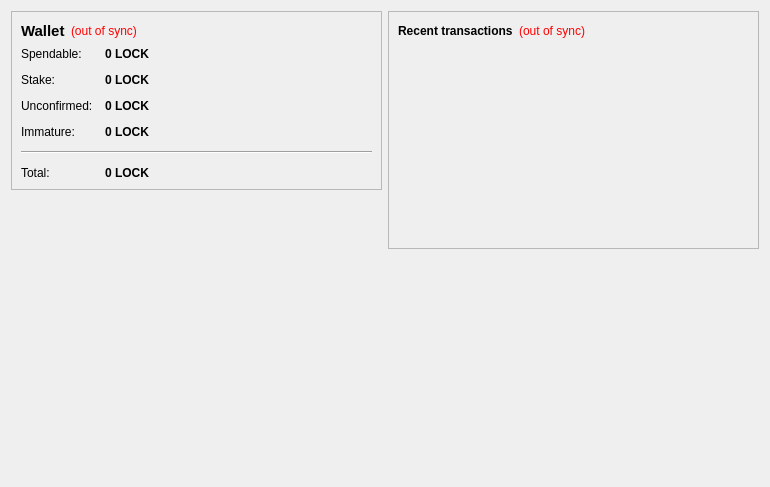
<?xml version="1.0" encoding="UTF-8"?>
<ui version="4.0">
 <class>OverviewPage</class>
 <widget class="QWidget" name="OverviewPage">
  <property name="geometry">
   <rect>
    <x>0</x>
    <y>0</y>
    <width>770</width>
    <height>487</height>
   </rect>
  </property>
  <property name="windowTitle">
   <string>Form</string>
  </property>
  <layout class="QHBoxLayout" name="horizontalLayout" stretch="1,1">
   <item>
    <layout class="QVBoxLayout" name="verticalLayout_2">
     <item>
      <widget class="QFrame" name="frame">
       <property name="frameShape">
        <enum>QFrame::StyledPanel</enum>
       </property>
       <property name="frameShadow">
        <enum>QFrame::Raised</enum>
       </property>
       <layout class="QVBoxLayout" name="verticalLayout_4">
        <item>
         <layout class="QHBoxLayout" name="horizontalLayout_4">
          <item>
           <widget class="QLabel" name="label_5">
            <property name="font">
             <font>
              <pointsize>11</pointsize>
              <weight>75</weight>
              <bold>true</bold>
             </font>
            </property>
            <property name="text">
             <string>Wallet</string>
            </property>
           </widget>
          </item>
          <item>
           <widget class="QLabel" name="labelWalletStatus">
            <property name="toolTip">
             <string>The displayed information may be out of date. Your wallet automatically synchronizes with the LockCoin network after a connection is established, but this process has not completed yet.</string>
            </property>
            <property name="styleSheet">
             <string notr="true">QLabel { color: red; }</string>
            </property>
            <property name="text">
             <string notr="true">(out of sync)</string>
            </property>
            <property name="alignment">
             <set>Qt::AlignLeading|Qt::AlignLeft|Qt::AlignVCenter</set>
            </property>
           </widget>
          </item>
          <item>
           <spacer name="horizontalSpacer_2">
            <property name="orientation">
             <enum>Qt::Horizontal</enum>
            </property>
            <property name="sizeHint" stdset="0">
             <size>
              <width>40</width>
              <height>20</height>
             </size>
            </property>
           </spacer>
          </item>
         </layout>
        </item>
        <item>
         <layout class="QFormLayout" name="formLayout_2">
          <property name="fieldGrowthPolicy">
           <enum>QFormLayout::AllNonFixedFieldsGrow</enum>
          </property>
          <property name="horizontalSpacing">
           <number>12</number>
          </property>
          <property name="verticalSpacing">
           <number>12</number>
          </property>
          <item row="0" column="0">
           <widget class="QLabel" name="label">
            <property name="text">
             <string>Spendable:</string>
            </property>
           </widget>
          </item>
          <item row="0" column="1">
           <widget class="QLabel" name="labelBalance">
            <property name="font">
             <font>
              <weight>75</weight>
              <bold>true</bold>
             </font>
            </property>
            <property name="cursor">
             <cursorShape>IBeamCursor</cursorShape>
            </property>
            <property name="toolTip">
             <string>Your current spendable balance</string>
            </property>
            <property name="text">
             <string notr="true">0 LOCK</string>
            </property>
            <property name="textInteractionFlags">
             <set>Qt::LinksAccessibleByMouse|Qt::TextSelectableByKeyboard|Qt::TextSelectableByMouse</set>
            </property>
           </widget>
          </item>
          <item row="1" column="0">
           <widget class="QLabel" name="label_6">
            <property name="text">
             <string>Stake:</string>
            </property>
           </widget>
          </item>
          <item row="1" column="1">
           <widget class="QLabel" name="labelStake">
            <property name="font">
             <font>
              <weight>75</weight>
              <bold>true</bold>
             </font>
            </property>
            <property name="cursor">
             <cursorShape>IBeamCursor</cursorShape>
            </property>
            <property name="toolTip">
             <string>Total of coins that was staked, and do not yet count toward the current balance</string>
            </property>
            <property name="text">
             <string notr="true">0 LOCK</string>
            </property>
            <property name="textInteractionFlags">
             <set>Qt::LinksAccessibleByMouse|Qt::TextSelectableByKeyboard|Qt::TextSelectableByMouse</set>
            </property>
           </widget>
          </item>
          <item row="2" column="0">
           <widget class="QLabel" name="label_3">
            <property name="text">
             <string>Unconfirmed:</string>
            </property>
           </widget>
          </item>
          <item row="2" column="1">
           <widget class="QLabel" name="labelUnconfirmed">
            <property name="font">
             <font>
              <weight>75</weight>
              <bold>true</bold>
             </font>
            </property>
            <property name="cursor">
             <cursorShape>IBeamCursor</cursorShape>
            </property>
            <property name="toolTip">
             <string>Total of transactions that have yet to be confirmed, and do not yet count toward the current balance</string>
            </property>
            <property name="text">
             <string notr="true">0 LOCK</string>
            </property>
            <property name="textInteractionFlags">
             <set>Qt::LinksAccessibleByMouse|Qt::TextSelectableByKeyboard|Qt::TextSelectableByMouse</set>
            </property>
           </widget>
          </item>
          <item row="3" column="0">
           <widget class="QLabel" name="labelImmatureText">
            <property name="text">
             <string>Immature:</string>
            </property>
           </widget>
          </item>
          <item row="3" column="1">
           <widget class="QLabel" name="labelImmature">
            <property name="font">
             <font>
              <weight>75</weight>
              <bold>true</bold>
             </font>
            </property>
            <property name="toolTip">
             <string>Mined balance that has not yet matured</string>
            </property>
            <property name="text">
             <string notr="true">0 LOCK</string>
            </property>
            <property name="textInteractionFlags">
             <set>Qt::LinksAccessibleByMouse|Qt::TextSelectableByKeyboard|Qt::TextSelectableByMouse</set>
            </property>
           </widget>
          </item>
          <item row="4" column="0" colspan="2">
           <widget class="Line" name="line">
            <property name="orientation">
             <enum>Qt::Horizontal</enum>
            </property>
           </widget>
          </item>
          <item row="5" column="0">
           <widget class="QLabel" name="labelTotalText">
            <property name="text">
             <string>Total:</string>
            </property>
           </widget>
          </item>
          <item row="5" column="1">
           <widget class="QLabel" name="labelTotal">
            <property name="font">
             <font>
              <weight>75</weight>
              <bold>true</bold>
             </font>
            </property>
            <property name="cursor">
             <cursorShape>IBeamCursor</cursorShape>
            </property>
            <property name="toolTip">
             <string>Your current total balance</string>
            </property>
            <property name="text">
             <string notr="true">0 LOCK</string>
            </property>
            <property name="textInteractionFlags">
             <set>Qt::LinksAccessibleByMouse|Qt::TextSelectableByKeyboard|Qt::TextSelectableByMouse</set>
            </property>
           </widget>
          </item>
         </layout>
        </item>
       </layout>
      </widget>
     </item>
     <item>
      <spacer name="verticalSpacer">
       <property name="orientation">
        <enum>Qt::Vertical</enum>
       </property>
       <property name="sizeHint" stdset="0">
        <size>
         <width>20</width>
         <height>40</height>
        </size>
       </property>
      </spacer>
     </item>
     <item>
      <widget class="QLabel" name="label_6">
       <property name="text">
        <string/>
       </property>
       <property name="pixmap">
        <pixmap resource="../bitcoin.qrc">:/images/backg</pixmap>
       </property>
       <property name="scaledContents">
        <bool>false</bool>
       </property>
       <property name="alignment">
        <set>Qt::AlignCenter</set>
       </property>
       <property name="margin">
        <number>-2</number>
       </property>
      </widget>
     </item>
    </layout>
   </item>
   <item>
    <layout class="QVBoxLayout" name="verticalLayout_3">
     <item>
      <widget class="QFrame" name="frame_2">
       <property name="frameShape">
        <enum>QFrame::StyledPanel</enum>
       </property>
       <property name="frameShadow">
        <enum>QFrame::Raised</enum>
       </property>
       <layout class="QVBoxLayout" name="verticalLayout">
        <item>
         <layout class="QHBoxLayout" name="horizontalLayout_2">
          <item>
           <widget class="QLabel" name="label_4">
            <property name="text">
             <string>&lt;b&gt;Recent transactions&lt;/b&gt;</string>
            </property>
           </widget>
          </item>
          <item>
           <widget class="QLabel" name="labelTransactionsStatus">
            <property name="toolTip">
             <string>The displayed information may be out of date. Your wallet automatically synchronizes with the LockCoin network after a connection is established, but this process has not completed yet.</string>
            </property>
            <property name="styleSheet">
             <string notr="true">QLabel { color: red; }</string>
            </property>
            <property name="text">
             <string notr="true">(out of sync)</string>
            </property>
            <property name="alignment">
             <set>Qt::AlignRight|Qt::AlignTrailing|Qt::AlignVCenter</set>
            </property>
           </widget>
          </item>
          <item>
           <spacer name="horizontalSpacer">
            <property name="orientation">
             <enum>Qt::Horizontal</enum>
            </property>
            <property name="sizeHint" stdset="0">
             <size>
              <width>40</width>
              <height>20</height>
             </size>
            </property>
           </spacer>
          </item>
         </layout>
        </item>
        <item>
         <widget class="QListView" name="listTransactions">
          <property name="styleSheet">
           <string notr="true">QListView { background: transparent; }</string>
          </property>
          <property name="frameShape">
           <enum>QFrame::NoFrame</enum>
          </property>
          <property name="verticalScrollBarPolicy">
           <enum>Qt::ScrollBarAlwaysOff</enum>
          </property>
          <property name="horizontalScrollBarPolicy">
           <enum>Qt::ScrollBarAlwaysOff</enum>
          </property>
          <property name="selectionMode">
           <enum>QAbstractItemView::NoSelection</enum>
          </property>
         </widget>
        </item>
       </layout>
      </widget>
     </item>
     <item>
      <spacer name="verticalSpacer_2">
       <property name="orientation">
        <enum>Qt::Vertical</enum>
       </property>
       <property name="sizeHint" stdset="0">
        <size>
         <width>20</width>
         <height>40</height>
        </size>
       </property>
      </spacer>
     </item>
    </layout>
   </item>
  </layout>
 </widget>
 <resources/>
 <connections/>
</ui>
